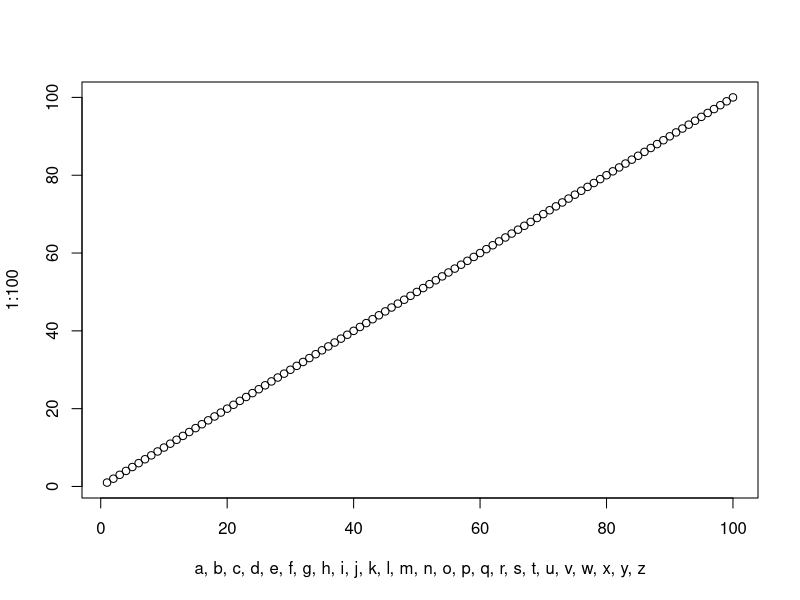

This figure's R source: (Note: this script raises an error after producing the figure.)

# Function development testing
# Berry Boessenkool, started Oct 2016


# smallPlot

owd <- setwd(desktop)
for(i in 1:2) {
  if(i==1) pdf("margtest_1.pdf") else pdf("margtest_2.pdf", height=5)
  plot(1:100, xlab=toString(letters))
  smallPlot(plot(5:1, ylab="Yo man!"), x1=0.0,x2=0.5, y1=0.2,y2=0.9, bg="lightblue")
  smallPlot(plot(5:1, ylab="Yo man-"), x1=0.0,x2=0.5, y1=0.2,y2=0.9, bg=addAlpha(2), outer=TRUE)
  smallPlot(plot(5:1, ylab="Yo man!"), x1=0.0,x2=0.7, y1=0.2,y2=0.5, bg="transparent")
  smallPlot(plot(5:1), x1=0.5,x2=  1, y1=0.5,y2=  1, bg="lightblue")
  smallPlot(plot(5:1), x1=0.5,x2=0.8, y1=0.5,y2=0.8, bg=addAlpha(2))
  dev.off()
}
setwd(owd)
rm(i,owd)


  
# par fig  vs   mtext

## with inital par reading

dev.off()
op1 <- par(no.readonly = TRUE)
plot(1:10)
mtext("hello", adj=1, col=2)            # written as expected  
par(fig=c(0.1,0.6,0.5,0.8), new=TRUE)
par(op1)
mtext("hello ", adj=1, col=3)           # not written
par(fig=c(0.1,0.8,0.3,0.8), new=TRUE)
plot(rnorm(400), type="l")
par(op1)
mtext("hello  ", adj=1, col=4)          # correct


## with mar

dev.off()
plot(1:10)
mtext("hello", adj=1, col=2)            # written as expected
op2 <- par(fig=c(0.1,0.6,0.5,0.8), mar=c(1,1,0,0), new=TRUE)   
par(op2)
mtext("hello ", adj=1, col=3)           # right spot
par(fig=c(0.1,0.8,0.3,0.8), mar=c(1,1,0,0), new=TRUE)
plot(rnorm(400), type="l")
par(op2)
mtext("hello  ", adj=1, col=4)          # relatively right spot


## with mar and initial par reading

dev.off()
op3 <- par(no.readonly = TRUE)                           
plot(1:10)
mtext("hello", adj=1, col=2)            # written as expected
par(fig=c(0.1,0.6,0.5,0.8), mar=c(1,1,0,0), new=TRUE)  
par(op3)
mtext("hello ", adj=1, col=3)           # not written
par(fig=c(0.1,0.8,0.3,0.8), mar=c(1,1,0,0), new=TRUE)
plot(rnorm(400), type="l")
par(op3)
mtext("hello  ", adj=1, col=4)          # right spot

op2
op3[c("fig","mar","new")] # seems the same
op1[c("fig","mar","new")]



## with on the fly reading, but no mar

dev.off()
plot(1:10)
mtext("hello", adj=1, col=2)            # written as expected
op4 <- par(fig=c(0.1,0.6,0.5,0.8), new=TRUE)   
par(op4)
mtext("hello ", adj=1, col=3)           # right spot
par(fig=c(0.1,0.8,0.3,0.8), new=TRUE)
plot(rnorm(400), type="l")
par(op4)
mtext("hello  ", adj=1, col=4)          # relatively right spot



op4







dev.off()
plot(1:10)
mtext("hello", adj=1, col=2)
smallPlot(plot(2), y1=0.5, y2=0.8)
par(mar=c(5,4,4,2))
mtext("hello", adj=1) # not working 
mtext("hello", adj=1, line=-1) # works
plot(1:10)
mtext("hello", adj=1, col=2)
smallPlot("")
mtext("hello", adj=1) # works
mtext("hello", adj=1, line=-1) # works
  